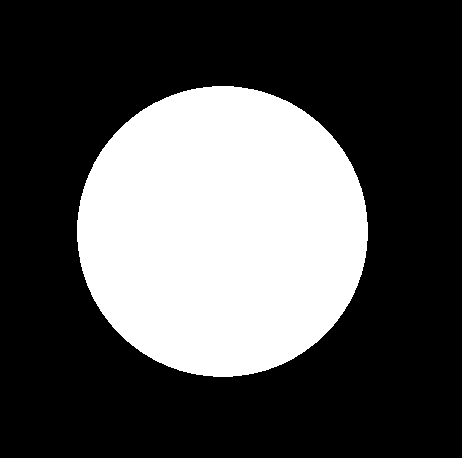
#> input picture lessons/opencv 2nd session/circle.png, 462 x 458 px
$ python bitwise_operation.py
#> lines starting #> are read from the running program, lines starting #| are printed output that depends on the picture; after the words box and inside, x2 and y2 are one past the last pixel; in counts of white or black regions, pixels touching at a corner belong together
import cv2

circle = cv2.imread("circle.png")
#> circle is the input picture: shape (458, 462, 3); 31.4% white; 1 white region, box (x1, y1, x2, y2) and area: (77, 86, 368, 377) 66428
rectangle = cv2.imread("rectangle.png")
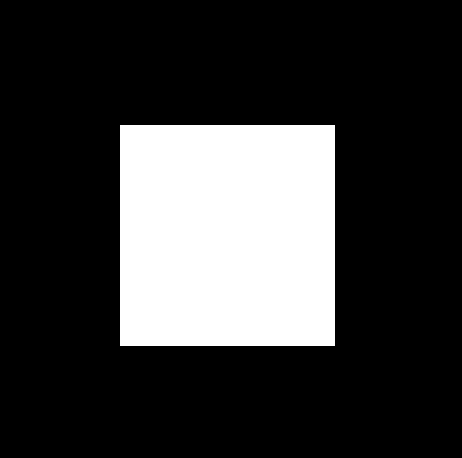
#> input picture lessons/opencv 2nd session/rectangle.png, 462 x 458 px
#> rectangle is the input picture: shape (458, 462, 3); 22.5% white; 1 white region, box (x1, y1, x2, y2) and area: (120, 125, 335, 346) 47515

And = cv2.bitwise_and(circle, rectangle) # -> (image 1, image 2, mask which means part(optional)) --> returns bitwise gate of any pixel in two images(they should be the same size)
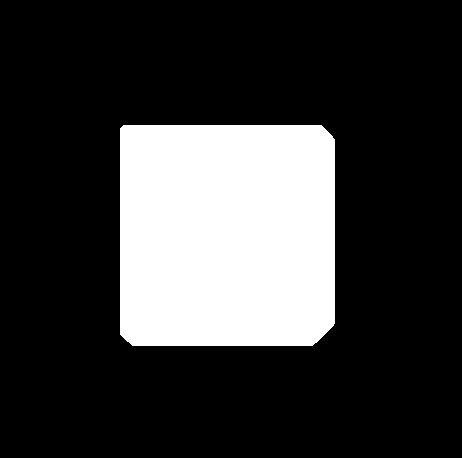
#> And: shape (458, 462, 3); 22.3% white; 1 white region, box (x1, y1, x2, y2) and area: (120, 125, 335, 346) 47111
Or = cv2.bitwise_or(circle, rectangle)
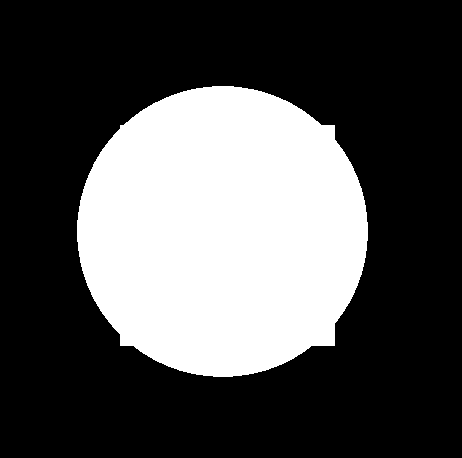
#> Or: shape (458, 462, 3); 31.6% white; 1 white region, box (x1, y1, x2, y2) and area: (77, 86, 368, 377) 66832
Xor = cv2.bitwise_xor(circle, rectangle)
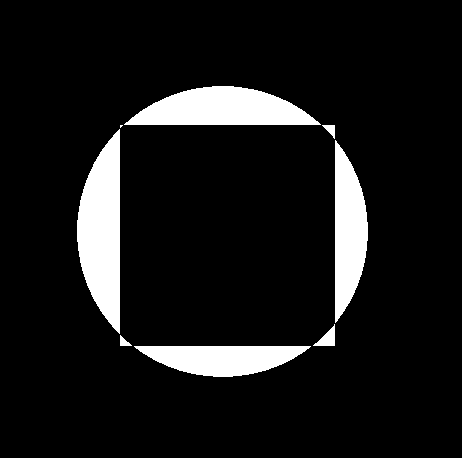
#> Xor: shape (458, 462, 3); 9.3% white; 8 white regions (1 under 20 px), largest, box (x1, y1, x2, y2) and area: (77, 129, 120, 334) 6095, (124, 86, 321, 125) 5288, (335, 140, 368, 323) 4148
Not = cv2.bitwise_not(circle, rectangle)

cv2.imshow("and", And)
cv2.imshow("or", Or)
cv2.imshow("xor", Xor)
cv2.imshow("not", Not)
cv2.waitKey(0)
cv2.destroyAllWindows()
